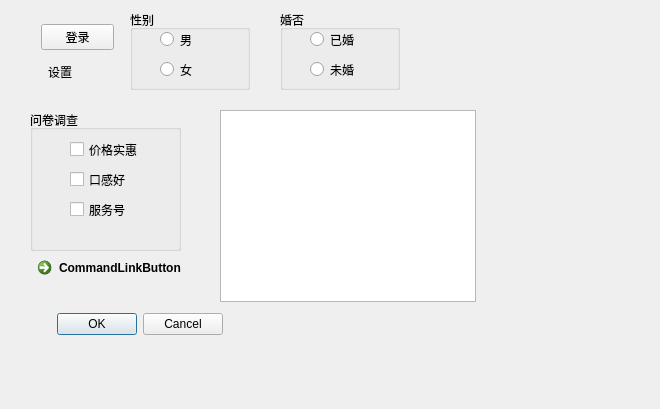
<?xml version="1.0" encoding="UTF-8"?>
<ui version="4.0">
 <class>Widget</class>
 <widget class="QWidget" name="Widget">
  <property name="geometry">
   <rect>
    <x>0</x>
    <y>0</y>
    <width>660</width>
    <height>409</height>
   </rect>
  </property>
  <property name="windowTitle">
   <string>Widget</string>
  </property>
  <widget class="QGroupBox" name="groupBox">
   <property name="geometry">
    <rect>
     <x>130</x>
     <y>10</y>
     <width>120</width>
     <height>80</height>
    </rect>
   </property>
   <property name="title">
    <string>性别</string>
   </property>
   <widget class="QRadioButton" name="radioBtn_woman">
    <property name="geometry">
     <rect>
      <x>30</x>
      <y>50</y>
      <width>115</width>
      <height>19</height>
     </rect>
    </property>
    <property name="text">
     <string>女</string>
    </property>
   </widget>
   <widget class="QRadioButton" name="radioBtn_man">
    <property name="geometry">
     <rect>
      <x>30</x>
      <y>20</y>
      <width>115</width>
      <height>19</height>
     </rect>
    </property>
    <property name="text">
     <string>男</string>
    </property>
   </widget>
  </widget>
  <widget class="QGroupBox" name="groupBox_2">
   <property name="geometry">
    <rect>
     <x>280</x>
     <y>10</y>
     <width>120</width>
     <height>80</height>
    </rect>
   </property>
   <property name="title">
    <string>婚否</string>
   </property>
   <widget class="QRadioButton" name="radioButton_4">
    <property name="geometry">
     <rect>
      <x>30</x>
      <y>50</y>
      <width>115</width>
      <height>19</height>
     </rect>
    </property>
    <property name="text">
     <string>未婚</string>
    </property>
   </widget>
   <widget class="QRadioButton" name="radioButton_3">
    <property name="geometry">
     <rect>
      <x>30</x>
      <y>20</y>
      <width>115</width>
      <height>19</height>
     </rect>
    </property>
    <property name="text">
     <string>已婚</string>
    </property>
   </widget>
  </widget>
  <widget class="QGroupBox" name="groupBox_3">
   <property name="geometry">
    <rect>
     <x>30</x>
     <y>110</y>
     <width>151</width>
     <height>141</height>
    </rect>
   </property>
   <property name="title">
    <string>问卷调查</string>
   </property>
   <widget class="QCheckBox" name="checkBox_serv">
    <property name="geometry">
     <rect>
      <x>40</x>
      <y>90</y>
      <width>91</width>
      <height>19</height>
     </rect>
    </property>
    <property name="text">
     <string>服务号</string>
    </property>
   </widget>
   <widget class="QCheckBox" name="checkBox_2">
    <property name="geometry">
     <rect>
      <x>40</x>
      <y>60</y>
      <width>91</width>
      <height>19</height>
     </rect>
    </property>
    <property name="text">
     <string>口感好</string>
    </property>
   </widget>
   <widget class="QCheckBox" name="checkBox">
    <property name="geometry">
     <rect>
      <x>40</x>
      <y>30</y>
      <width>91</width>
      <height>19</height>
     </rect>
    </property>
    <property name="text">
     <string>价格实惠</string>
    </property>
   </widget>
  </widget>
  <widget class="QCommandLinkButton" name="commandLinkButton">
   <property name="geometry">
    <rect>
     <x>30</x>
     <y>250</y>
     <width>187</width>
     <height>41</height>
    </rect>
   </property>
   <property name="text">
    <string>CommandLinkButton</string>
   </property>
  </widget>
  <widget class="QDialogButtonBox" name="buttonBox">
   <property name="geometry">
    <rect>
     <x>30</x>
     <y>310</y>
     <width>193</width>
     <height>28</height>
    </rect>
   </property>
   <property name="standardButtons">
    <set>QDialogButtonBox::Cancel|QDialogButtonBox::Ok</set>
   </property>
  </widget>
  <widget class="QListWidget" name="listWidget">
   <property name="geometry">
    <rect>
     <x>220</x>
     <y>110</y>
     <width>256</width>
     <height>192</height>
    </rect>
   </property>
  </widget>
  <widget class="QWidget" name="">
   <property name="geometry">
    <rect>
     <x>30</x>
     <y>10</y>
     <width>95</width>
     <height>88</height>
    </rect>
   </property>
   <layout class="QVBoxLayout" name="verticalLayout">
    <item>
     <widget class="QPushButton" name="pushButton_login">
      <property name="text">
       <string>登录</string>
      </property>
      <property name="icon">
       <iconset resource="../image.qrc">
        <normaloff>:/image/2.png</normaloff>:/image/2.png</iconset>
      </property>
      <property name="iconSize">
       <size>
        <width>32</width>
        <height>32</height>
       </size>
      </property>
     </widget>
    </item>
    <item>
     <widget class="QToolButton" name="toolButton_set">
      <property name="text">
       <string>设置</string>
      </property>
      <property name="icon">
       <iconset resource="../image.qrc">
        <normaloff>:/image/1.png</normaloff>:/image/1.png</iconset>
      </property>
      <property name="iconSize">
       <size>
        <width>32</width>
        <height>32</height>
       </size>
      </property>
      <property name="toolButtonStyle">
       <enum>Qt::ToolButtonTextBesideIcon</enum>
      </property>
      <property name="autoRaise">
       <bool>true</bool>
      </property>
     </widget>
    </item>
   </layout>
  </widget>
 </widget>
 <layoutdefault spacing="6" margin="11"/>
 <resources>
  <include location="../image.qrc"/>
 </resources>
 <connections/>
</ui>
